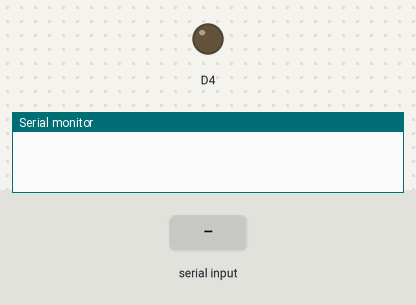
A sketch run on a simulated ESP8266 (NodeMCU). On the bench: output pins drawn as LEDs (lit = HIGH), the last lines printed to the serial monitor. The test bench sets the inputs (shaded band).

Above: at 1.2 s.
1.3 s: "D" received over Serial
At 2.1 s:
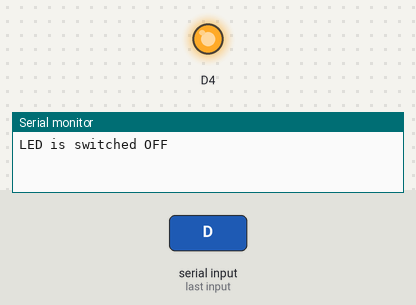
2.8 s: "S" received over Serial
At 3.2 s:
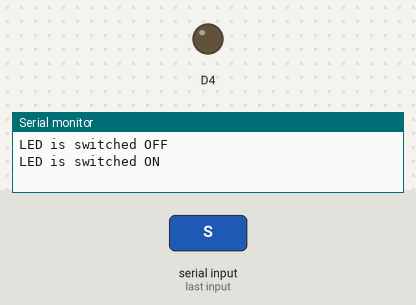
Timing chart, 0 to 5.8 s (numbered marks = the images above; inputs shaded):
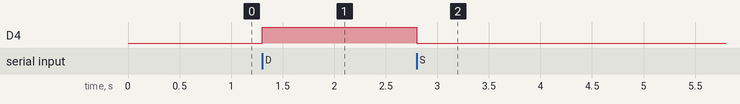

The sketch:

Lab1_Saeid.ino
```cpp
/*

LAB 1 Exercise:
By making use of the knowledge acquired by testing the examples provided in this lab, create a program that allows for controlling through the Serial Monitor when the embedded LED should be switched on and off.
Thus, when the ESP8266 receives your own “ON character” (indicated in the table below), the LED will be switched on, while, when sending the “OFF character” (in the table below), the LED will be switched off.

Student: Saeid / ON Character: S / OFF Character: D

*/

byte recievedByte = 0;

void setup() {
  // initialize digital pin D4 as an output
  Serial.begin(230400);
  pinMode(D4, OUTPUT);
}

// the loop function runs over and over again perpetually
void loop() {

  if(Serial.available()> 0)             // get the character(s) available for reading from the serial port
  {
    recievedByte = Serial.read();       // reads incoming serial data

    if(recievedByte=='D'){
      digitalWrite(D4, HIGH);           // turn the LED off
      Serial.println("LED is switched OFF");
    }
    else if(recievedByte=='S'){
      digitalWrite(D4, LOW);            // turn the LED on
      Serial.println("LED is switched ON");

    }
  }
}
```

Measured:
- after the input at 1.3 s, D4: LOW → HIGH at once
- after the input at 2.8 s, D4: HIGH → LOW at once
